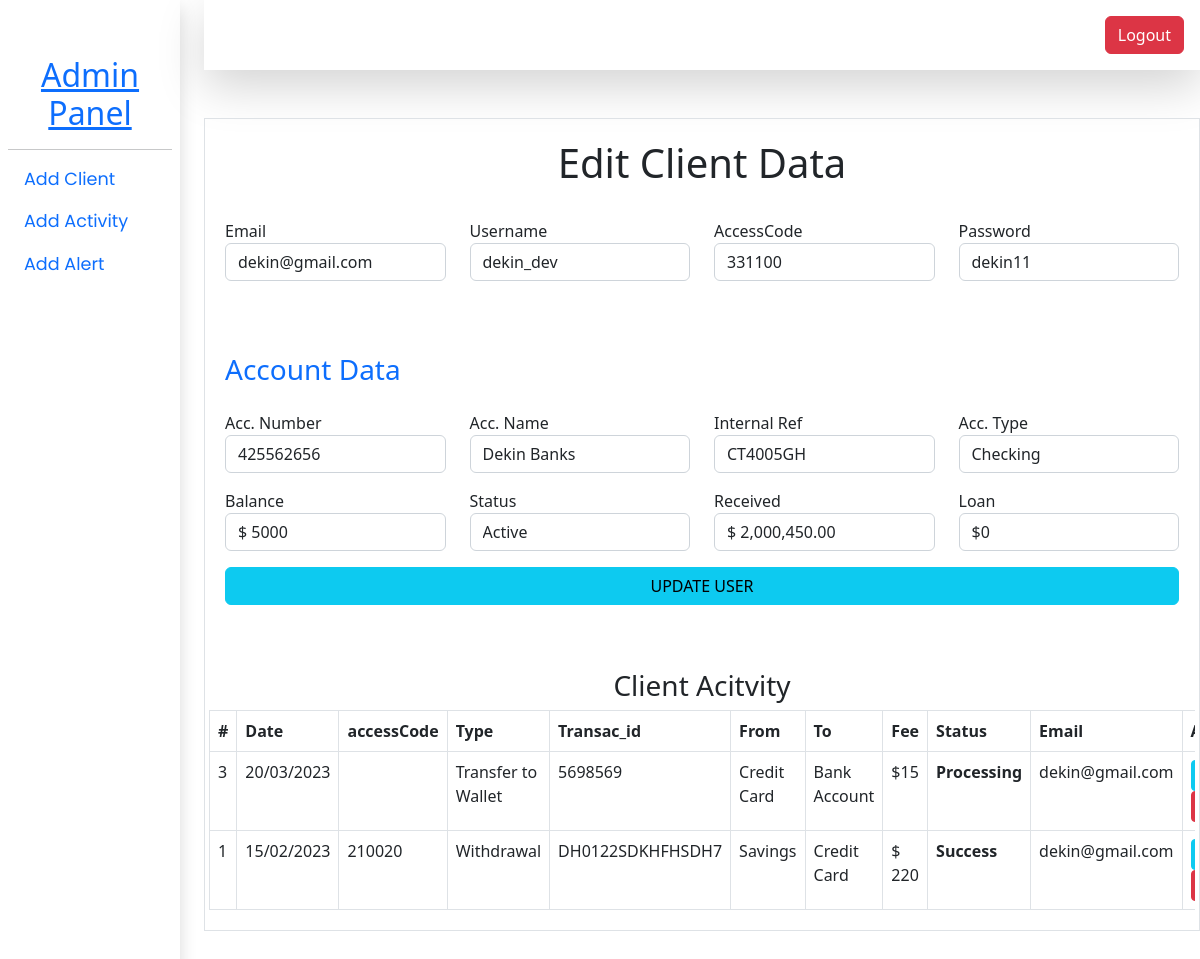
Screenshot of /admin/main.php?page=edit&id=12 with the database file from the repository.
### tables this page shows
CREATE TABLE `dashboard` (
  `id` int(11) NOT NULL,
  `accessCode` varchar(100) NOT NULL,
  `email` varchar(100) NOT NULL,
  `accNumber` varchar(100) NOT NULL,
  `accName` varchar(100) NOT NULL,
  `internalRef` varchar(100) NOT NULL,
  `accType` varchar(100) NOT NULL,
  `balance` varchar(255) NOT NULL,
  `status` varchar(100) NOT NULL,
  `received` varchar(100) NOT NULL,
  `loan` varchar(100) NOT NULL
);

CREATE TABLE `signup` (
  `id` int(11) NOT NULL,
  `username` varchar(100) NOT NULL,
  `email` varchar(100) NOT NULL,
  `accessCode` varchar(100) NOT NULL,
  `password` varchar(255) NOT NULL
);

CREATE TABLE `activites` (
  `id` int(11) NOT NULL,
  `accessCode` varchar(100) NOT NULL,
  `type` text NOT NULL,
  `amount` varchar(255) NOT NULL,
  `t_id` varchar(100) NOT NULL,
  `fromAcc` varchar(100) NOT NULL,
  `toAcc` varchar(100) NOT NULL,
  `fee` varchar(100) NOT NULL,
  `status` varchar(100) NOT NULL,
  `date` varchar(100) NOT NULL,
  `email` varchar(100) NOT NULL
);

### admin/editUser.php (the view, shortened to what this page needs)
<?php
include 'db/db.php';
if(isset($_GET['id'])){
    $userID = $_GET['id'];
    $selectUser = "SELECT * FROM signup WHERE id = '$userID'";
    $getResult = mysqli_query($conn,$selectUser) or die($conn);
    while($data = mysqli_fetch_assoc($getResult)){
        $email = $data['email'];
        $username = $data['username'];
        $accessCode = $data['accessCode'];
        $password = $data['password'];
    }
    $getAccount = "SELECT * FROM dashboard WHERE email = '$email'";
    $accQuery = mysqli_query($conn,$getAccount) or die($conn);
    while($row = mysqli_fetch_assoc($accQuery)){
        $email = $row['email'];
        $accessCode = $row['accessCode'];
        $accNumber = $row['accNumber'];
        $accName = $row['accName'];
        $internalRef= $row['internalRef'];
        $accType= $row['accType'];
        $balance= $row['balance'];
        $status = $row['status'];
        $received = $row['received'];
        $loan = $row['loan'];
    }
}
    $activity_sql = "SELECT * FROM activites WHERE email = '$email' ORDER by id DESC ";
    $activity_query = mysqli_query($conn,$activity_sql) or die($conn);
?>
<div>
    <h1 class="text-center my-3">Edit Client Data</h4>
    <form action="process.php" method="post">
        <div class="row p-3 gy-3">
            <div class="col-lg-3">
                <div class="form-group">
                    <label for="">Email</label>
                    <input type="text" class="form-control" name="email" required value="<?php if(isset($email))echo $email; ?>">
                </div>
            </div>
            <div class="col-lg-3">
                <div class="form-group">
                    <label for="">Username</label>
                    <input type="text" class="form-control" name="username" required value="<?php if(isset($username))echo $username; ?>">
                </div>
            </div>
            <div class="col-lg-3">
                <div class="form-group">
                    <label for="">AccessCode</label>
                    <input type="text" class="form-control" name="accessCode" required value="<?php if(isset($accessCode))echo $accessCode; ?>">
                </div>
            </div>
            <div class="col-lg-3">
                <div class="form-group">
                    <label for="">Password</label>
                    <input type="text" class="form-control" name="password" required value="<?php if(isset($password))echo $password ?>">
                </div>
            </div>
        </div>
        <div class="row mt-4 p-3 gy-3">
            <h3 class="text-primary">Account Data</h3>
            <div class="col-lg-3">
                <div class="form-group">
                    <label for="">Acc. Number</label>
                    <input type="text" class="form-control" name="accNumber" required value="<?php if(isset($accNumber))echo $accNumber; ?>">
                </div>
            </div>
            <div class="col-lg-3">
                <div class="form-group">
                    <label for="">Acc. Name</label>
                    <input type="text" class="form-control" name="accName" required value="<?php if(isset($accName))echo $accName; ?>">
                </div>
            </div>
            <div class="col-lg-3">
                <div class="form-group">
                    <label for="">Internal Ref</label>
                    <input type="text" class="form-control" name="intRef" required value="<?php if(isset($internalRef))echo $internalRef; ?>">
                </div>
            </div>
            <div class="col-lg-3">
                <div class="form-group">
                    <label for="">Acc. Type</label>
                    <input type="text" class="form-control" name="accType" required value="<?php if(isset($accType))echo $accType; ?>">
                </div>
            </div>
            <div class="col-lg-3">
                <div class="form-group">
                    <label for="">Balance</label>
                    <input type="text" class="form-control" name="balance" required value="<?php if(isset($balance))echo $balance; ?>">
                </div>
            </div>
            <div class="col-lg-3">
                <div class="form-group">
                    <label for="">Status</label>
                    <input type="text" class="form-control" name="status" required value="<?php if(isset($status))echo $status; ?>">
                </div>
            </div>
            <div class="col-lg-3">
                <div class="form-group">
                    <label for="">Received</label>
                    <input type="text" class="form-control" name="received" required value="<?php if(isset($received))echo $received; ?>">
                </div>
            </div>
            <div class="col-lg-3">
                <div class="form-group">
                    <label for="">Loan</label>
                    <input type="text" class="form-control" name="loan" required value="<?php if(isset($loan))echo $loan; ?>">
                </div>
            </div>
            <div class="col-12 mt-3">
                <button type="submit" class="btn btn-info w-100" name="updateUser">UPDATE USER</button>
            </div>
        </div>
    </form>
</div>
<div class="mt-5 table-responsive">
    <h3 class="text-center">Client Acitvity</h3>
    <table class="table table-bordered">
    <thead>
        <tr>
        <th scope="col">#</th>
        <th scope="col">Date</th>
        <th scope="col">accessCode</th>
        <th scope="col">Type</th>
        <th scope="col">Transac_id</th>
        <th scope="col">From</th>
        <th scope="col">To</th>
        <th scope="col">Fee</th>
        <th scope="col">Status</th>
        <th scope="col">Email</th>
        <th scope="col">Action</th>
        </tr>
    </thead>
    <tbody>
        <?php while($row = mysqli_fetch_assoc($activity_query)):?>
            <tr>
                <td><?= $row['id']?></td>
                <td><?= $row['date']?></td>
                <td><?= $row['accessCode']?></td>
                <td><?= $row['type']?></td>
                <td><?= $row['t_id']?></td>
                <td><?= $row['fromAcc']?></td>
                <td><?= $row['toAcc']?></td>
                <td><?= $row['fee']?></td>
                <td class="fw-bold"><?= $row['status']?></td>
                <td><?= $row['email']?></td>
                <td class="fw-bold">
                    <a href="main.php?page=editAct&id=<?= $row['id']?>" class="btn btn-info btn-sm text-light">Edit</a>
                    <a href="main.php?page=''= delId=<?= $row['id']?>" class="btn btn-danger btn-sm text-light" onclick="javascript:return confirm('Do you want to delete this user? ')">Delete</a>
                </td>
            </tr>
        <?php endwhile; ?>
    </tbody>
    </table>
</div>

### rows the page displays
dashboard: email "dekin@gmail.com", accessCode "331100", accNumber "425562656", accName "Dekin Banks", intRef "CT4005GH", accType "Checking", balance "$ 5000", status "Active", received "$ 2,000,450.00", loan "$0"
signup: username "dekin_dev", password "dekin11"
activites: id "3", date "20/03/2023", type "Transfer to Wallet", t "5698569", fromAcc "Credit Card", toAcc "Bank Account", fee "$15", status "Processing", email "dekin@gmail.com"
activites: id "1", date "15/02/2023", accessCode "210020", type "Withdrawal", t "DH0122SDKHFHSDH7", fromAcc "Savings", toAcc "Credit Card", fee "$ 220", status "Success", email "dekin@gmail.com"
